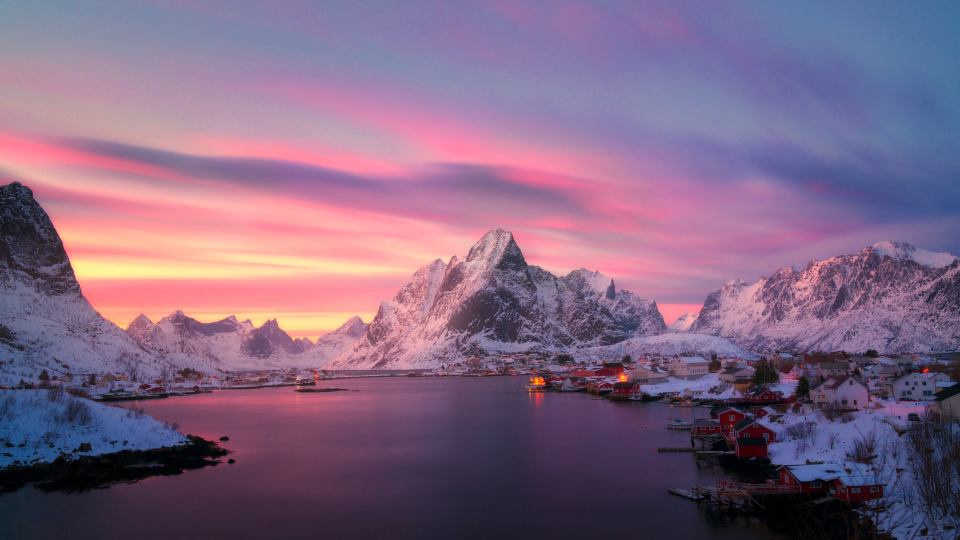
#> input picture lab1/resources/principal_image.jpg, 1920 x 1080 px (shown at 1/2 size); the run also reads 4 pictures not shown here
$ python lab_1.py
#> lines starting #> are read from the running program, lines starting #| are printed output that depends on the picture; after the words box and inside, x2 and y2 are one past the last pixel; in counts of white or black regions, pixels touching at a corner belong together
### matematic_metodes.py
import cv2
import matplotlib.pyplot as plt
import numpy as np
import cv2
from scipy import stats


def get_media_image(input_path: str):

    # Cargar la imagen
#> called with input_path = 'lab1/resources/principal_image.jpg'
    img = cv2.imread(input_path)
#> img is the input picture: shape (1080, 1920, 3); mean B, G, R 129.9, 101.9, 129

    # Verificar si la imagen se cargó correctamente
    if img is None:
        raise ValueError(
            f"Error: No se pudo cargar la imagen '{input_path}'. Verifica la ruta y el formato del archivo.")

    # Obtener la mediana de la imagen
    pixels = img.flatten()
    media = np.mean(pixels)
#> media = 120.3

    return media

def get_mode_image(input_path: str):

    # Cargar la imagen
    img = cv2.imread(input_path, cv2.IMREAD_GRAYSCALE)

    # Verificar si la imagen se cargó correctamente
    if img is None:
        raise ValueError(
            f"Error: No se pudo cargar la imagen '{input_path}'. Verifica la ruta y el formato del archivo.")

    # Obtener la moda de la imagen
    pixels = img.flatten()
    mode = stats.mode(pixels , keepdims=True )[0][0]

    return mode


def get_mean_image(input_path: str):

    # Cargar la imagen
    img = cv2.imread(input_path)

    # Verificar si la imagen se cargó correctamente
    if img is None:
        raise ValueError(
            f"Error: No se pudo cargar la imagen '{input_path}'. Verifica la ruta y el formato del archivo.")

    pixels = img.flatten()
    # Obtener la media de la imagen
    mean = np.mean(pixels)

    return mean


def get_desviation_image(input_path: str):

    # Cargar la imagen
    img = cv2.imread(input_path)

    # Verificar si la imagen se cargó correctamente
    if img is None:
        raise ValueError(
            f"Error: No se pudo cargar la imagen '{input_path}'. Verifica la ruta y el formato del archivo.")

    pixels = img.flatten()
    desviation = np.std(pixels)

    return desviation


### metodos.py
import cv2
import matplotlib.pyplot as plt
import numpy as np


import cv2
import os


# [12 lines left out: function getImage, not called in this run]


def convert_RGB(input_path: str, output_path: str = '', save: bool = False, show: bool = False):

    # Cargar la imagen
    img = cv2.imread(input_path)

    # Verificar si la imagen se cargó correctamente
    if img is None:
        raise ValueError(
            f"Error: No se pudo cargar la imagen '{input_path}'. Verifica la ruta y el formato del archivo.")

    # Convertir de BGR a RGB
    img_rgb = cv2.cvtColor(img, cv2.COLOR_BGR2RGB)

    # Guardar la imagen convertida
    if output_path != '' and save:
        output_path = os.path.abspath(output_path)  # Asegurar salida absoluta
        cv2.imwrite(output_path, img_rgb)

    # Mostrar la imagen si se solicita

    if show:
        cv2.imshow('Imagen RGB', img_rgb)
        cv2.waitKey(0)
        cv2.destroyAllWindows()


def gray_image(input_path: str, output_path: str = '', save: bool = False, show: bool = False):

    # Cargar la imagen
    img = cv2.imread(input_path, cv2.IMREAD_GRAYSCALE)

    if output_path != '' and save:
        output_path = os.path.abspath(output_path)
        cv2.imwrite(output_path, img)

    if show:
        cv2.imshow('Imagen en escala de grises', img)
        cv2.waitKey(0)
        cv2.destroyAllWindows()


def binary_image(input_path: str, output_path: str = '', save: bool = False, threshold: int = 1, max_value: int = 255, show: bool = False):

    # Cargar la imagen
    img = cv2.imread(input_path, cv2.IMREAD_GRAYSCALE)

    # Verificar si la imagen se cargó correctamente
    if img is None:
        raise ValueError(
            f"Error: No se pudo cargar la imagen '{input_path}'. Verifica la ruta y el formato del archivo.")

    # Aplicar umbralización
    _, img_binary = cv2.threshold(img, threshold, 255, cv2.THRESH_BINARY)

    # Guardar la imagen binarizada
    if output_path != '' and save:
        output_path = os.path.abspath(output_path)  # Asegurar salida absoluta
        cv2.imwrite(output_path, img_binary)

    # Mostrar la imagen binarizada si se solicita
    if show:
        cv2.imshow('Imagen binarizada', img_binary)
        cv2.waitKey(0)
        cv2.destroyAllWindows()


# [9 lines left out: function normal_image, not called in this run]


def convert_gray_scale(input_path: str, output_path: str = '', save: bool = False, show: bool = False):

    # Cargar la imagen
    img = cv2.imread(input_path)

    # Verificar si la imagen se cargó correctamente
    if img is None:
        raise ValueError(
            f"Error: No se pudo cargar la imagen '{input_path}'. Verifica la ruta y el formato del archivo.")

    # Convertir de BGR a escala de grises
    img_gray = cv2.cvtColor(img, cv2.COLOR_BGR2GRAY)

    # Guardar la imagen en escala de grises
    if output_path != '' and save:
        output_path = os.path.abspath(output_path)  # Asegurar salida absoluta
        cv2.imwrite(output_path, img_gray)

    # Mostrar la imagen en escala de grises si se solicita
    if show:
        cv2.imshow('Imagen en escala de grises', img_gray)
        cv2.waitKey(0)
        cv2.destroyAllWindows()


# [53 lines left out: functions convert_binary_image, resize_image, not called in this run]


def rotate_image(input_path: str, output_path: str = '', save: bool = False, angle: int = 45, show: bool = False):

    img = cv2.imread(input_path)

    # Verificar si la imagen se cargó correctamente
    if img is None:
        raise ValueError(
            f"Error: No se pudo cargar la imagen '{input_path}'. Verifica la ruta y el formato del archivo.")
    # Obtener las dimensiones de la imagen
    (h, w) = img.shape[:2]

    # Establecer el centro de la imagen para rotarla
    center = (w // 2, h // 2)

    # Crear la matriz de rotación
    M = cv2.getRotationMatrix2D(center, angle, 1.0)

    # Rotar la imagen
    rotated_img = cv2.warpAffine(img, M, (w, h))

    # Guardar la imagen rotada
    if output_path != '' and save:
        output_path = os.path.abspath(output_path)  # Asegurar salida absoluta
        cv2.imwrite(output_path, rotated_img)

    # Mostrar la imagen rotada si se solicita
    if show:
        cv2.imshow('Imagen rotada', rotated_img)
        cv2.waitKey(0)
        cv2.destroyAllWindows()


# [925 lines left out: functions add_images, subtract_images, multiply_images, divide_images, and_images, or_images and 23 more, not called in this run]

    # return result

### lab_1.py
import metodos as mt
import matematic_metodes as mm


defaultImage = 'lab1/resources/principal_image.jpg'
defaultOutput = 'lab1/resources/'


# generate original vectror image

original_media =mm.get_media_image(defaultImage)
#> original_media = 120.3
original_desviation =mm.get_desviation_image(defaultImage)
#> in get_desviation_image, `desviation = np.std(pixels)`: desviation = 56.72
#> original_desviation = 56.72
original_mean =mm.get_mean_image(defaultImage)
#> in get_mean_image, `mean = np.mean(pixels)`: mean = 120.3
#> original_mean = 120.3
original_mode =mm.get_mode_image(defaultImage)
#> in get_mode_image, `img = cv2.imread(input_path, cv2.IMREAD_GRAYSCALE)`:
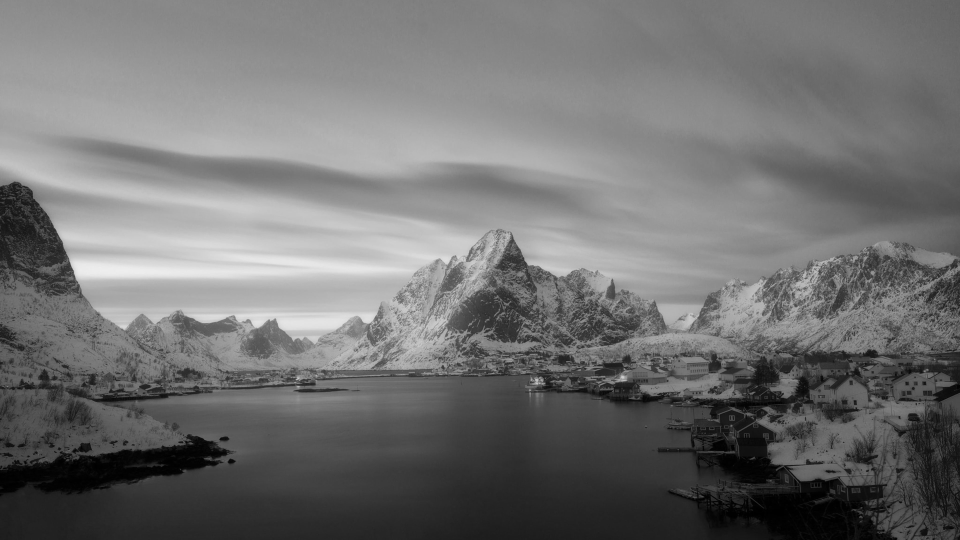
#> img: shape (1080, 1920) (shown at 1/2 size); min 0, max 239, mean 113.2
#> in get_mode_image, `mode = stats.mode(pixels , keepdims=True )[0][0]`: mode = 136
#> original_mode = 136

# generate vector image with noise

original_vector = [original_media,
                   original_desviation, original_mean, original_mode]
#> original_vector = [120.3, 56.72, 120.3, 136]


# generate images with methods

mt.gray_image(defaultImage, defaultOutput + 'gray_image.jpg', True)
mt.binary_image(defaultImage, defaultOutput + 'binary_image.jpg', True)
#> in binary_image, `_, img_binary = cv2.threshold(img, threshold, 255, cv2.THRESH_BINARY)`:
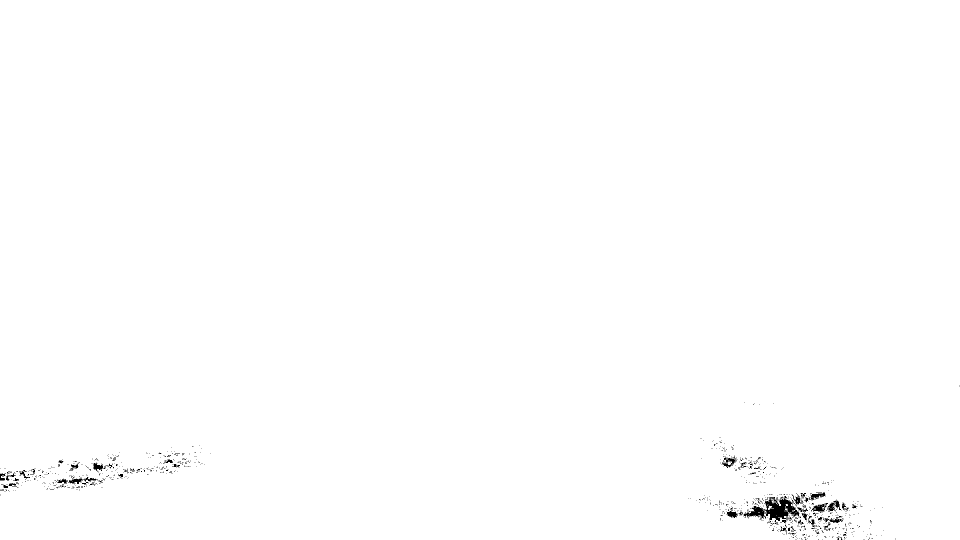
#> img_binary: shape (1080, 1920) (shown at 1/2 size); 99.6% white; 838 black regions (784 under 20 px), largest, box (x1, y1, x2, y2) and area: (1528, 992, 1599, 1049) 1926, (1487, 1012, 1532, 1039) 538, (1654, 999, 1683, 1024) 288
mt.convert_gray_scale(defaultImage, defaultOutput +
                      'gray_scale_image.jpg', True)
mt.convert_RGB(defaultImage, defaultOutput + 'rgb_image.jpg', True)


# generate data for each image

gray_media =mm.get_media_image(defaultOutput + 'gray_image.jpg')
#> gray_media = 113.2
gray_desviation =mm.get_desviation_image(defaultOutput + 'gray_image.jpg')
#> gray_desviation = 51.08
gray_mean =mm.get_mean_image(defaultOutput + 'gray_image.jpg')
#> gray_mean = 113.2
gray_mode =mm.get_mode_image(defaultOutput + 'gray_image.jpg')
#> gray_mode = 136

gray_vector = [gray_media, gray_desviation, gray_mean, gray_mode]
#> gray_vector = [113.2, 51.08, 113.2, 136]

binary_media =mm.get_media_image(defaultOutput + 'binary_image.jpg')
#> binary_media = 253.9
binary_desviation =mm.get_desviation_image(defaultOutput + 'binary_image.jpg')
#> binary_desviation = 16.51
binary_mean =mm.get_mean_image(defaultOutput + 'binary_image.jpg')
#> binary_mean = 253.9
binary_mode =mm.get_mode_image(defaultOutput + 'binary_image.jpg')
#> binary_mode = 255

binary_vector = [binary_media, binary_desviation, binary_mean, binary_mode]
#> binary_vector = [253.9, 16.51, 253.9, 255]

gray_scale_media =mm.get_media_image(defaultOutput + 'gray_scale_image.jpg')
#> gray_scale_media = 113.2
gray_scale_desviation =mm.get_desviation_image(
    defaultOutput + 'gray_scale_image.jpg')
#> gray_scale_desviation = 51.08
gray_scale_mean =mm.get_mean_image(defaultOutput + 'gray_scale_image.jpg')
#> gray_scale_mean = 113.2
gray_scale_mode =mm.get_mode_image(defaultOutput + 'gray_scale_image.jpg')
#> gray_scale_mode = 136

gray_scale_vector = [gray_scale_media,
                     gray_scale_desviation, gray_scale_mean, gray_scale_mode]
#> gray_scale_vector = [113.2, 51.08, 113.2, 136]

rgb_media =mm.get_media_image(defaultOutput + 'rgb_image.jpg')
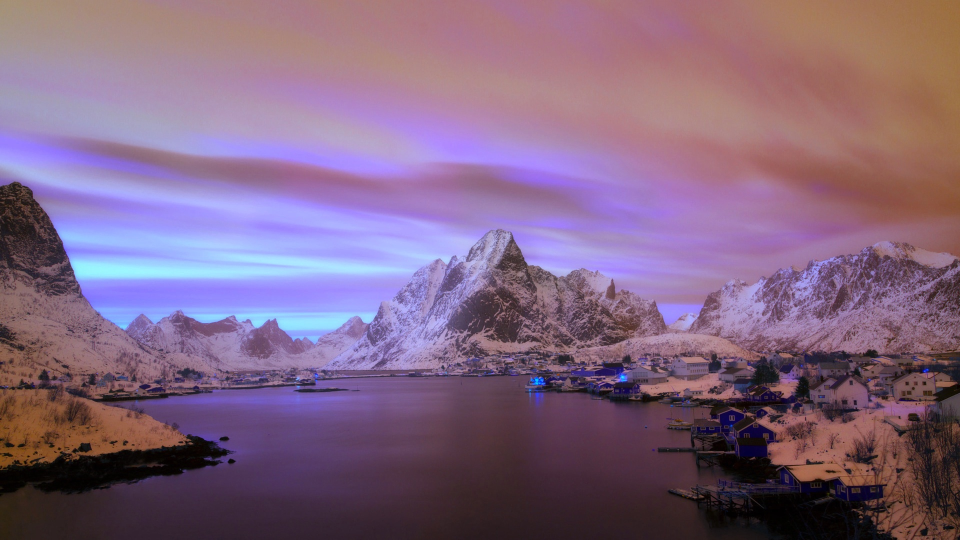
#> input picture lab1/resources/rgb_image.jpg, 1920 x 1080 px (shown at 1/2 size)
#> in get_media_image, img is the input picture: shape (1080, 1920, 3); mean B, G, R 129, 101.9, 129.8
#> in get_media_image (call 5), `media = np.mean(pixels)`: media = 120.2
#> rgb_media = 120.2
rgb_desviation =mm.get_desviation_image(defaultOutput + 'rgb_image.jpg')
#> rgb_desviation = 56.65
rgb_mean =mm.get_mean_image(defaultOutput + 'rgb_image.jpg')
#> rgb_mean = 120.2
rgb_mode =mm.get_mode_image(defaultOutput + 'rgb_image.jpg')
#> rgb_mode = 148

rgb_vector = [rgb_media, rgb_desviation, rgb_mean, rgb_mode]
#> rgb_vector = [120.2, 56.65, 120.2, 148]

# now i need rotate the image in 180 degrees and save it

mt.rotate_image(defaultImage, defaultOutput + 'rotate_image.jpg', True, 180)
#> in rotate_image, `rotated_img = cv2.warpAffine(img, M, (w, h))`:
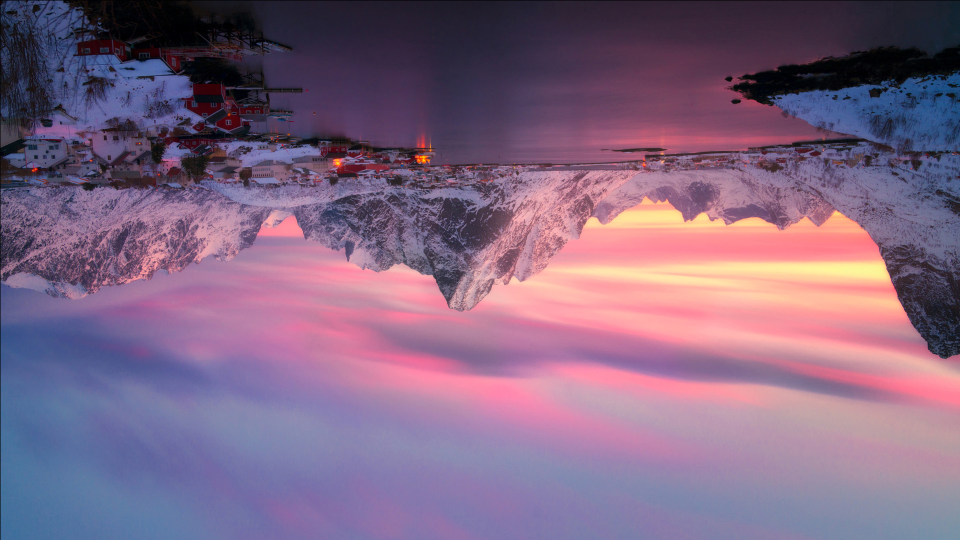
#> rotated_img: shape (1080, 1920, 3) (shown at 1/2 size); mean B, G, R 129.7, 101.8, 128.9

# generate filter image rotate

rotate_media =mm.get_media_image(defaultOutput + 'rotate_image.jpg')
#> rotate_media = 120.1
rotate_desviation =mm.get_desviation_image(defaultOutput + 'rotate_image.jpg')
#> rotate_desviation = 56.82
rotate_mean =mm.get_mean_image(defaultOutput + 'rotate_image.jpg')
#> rotate_mean = 120.1
rotate_mode =mm.get_mode_image(defaultOutput + 'rotate_image.jpg')
#> in get_mode_image (call 6), `img = cv2.imread(input_path, cv2.IMREAD_GRAYSCALE)`:
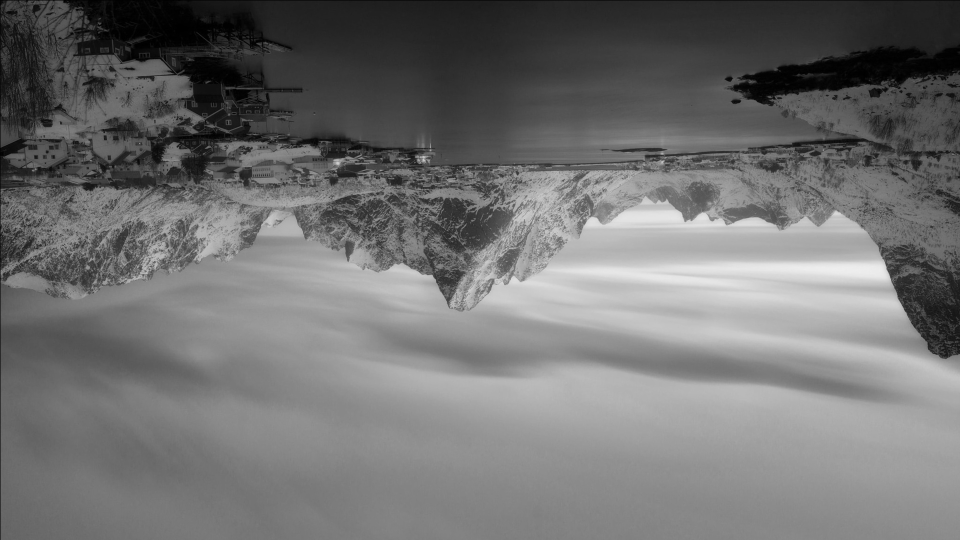
#> img: shape (1080, 1920) (shown at 1/2 size); min 0, max 238, mean 113
#> in get_mode_image (call 6), `mode = stats.mode(pixels , keepdims=True )[0][0]`: mode = 136
#> rotate_mode = 136

rotate_vector = [rotate_media, rotate_desviation, rotate_mean, rotate_mode]
#> rotate_vector = [120.1, 56.82, 120.1, 136]

# generate images rotate with filters

mt.gray_image(defaultOutput + 'rotate_image.jpg',
              defaultOutput + 'gray_rotate_image.jpg', True)
mt.binary_image(defaultOutput + 'rotate_image.jpg',
                defaultOutput + 'binary_rotate_image.jpg', True)
#> call 2 of binary_image, with input_path = 'lab1/resources/rotate_image.jpg', output_path = 'lab1/resources/binary_rotate_image.jpg', save = True, threshold = 1, max_value = 255, show = False
#> in binary_image (call 2), `_, img_binary = cv2.threshold(img, threshold, 255, cv2.THRESH_BINARY)`:
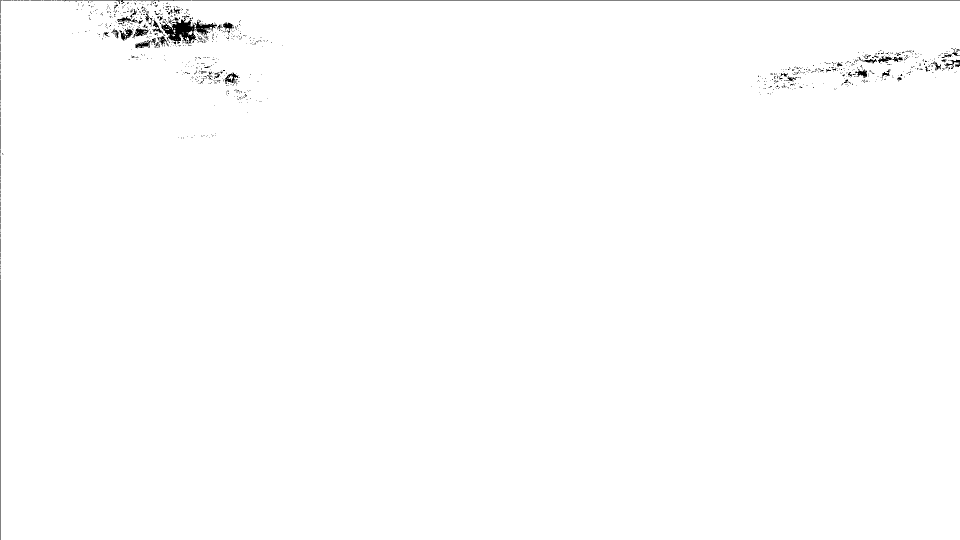
#> img_binary: shape (1080, 1920) (shown at 1/2 size); 99.4% white; 1000 black regions (937 under 20 px), largest, box (x1, y1, x2, y2) and area: (323, 36, 434, 88) 2390, (384, 0, 1920, 1) 1536, (0, 559, 1, 1080) 521
mt.convert_gray_scale(defaultOutput + 'rotate_image.jpg',
                      defaultOutput + 'gray_scale_rotate_image.jpg', True)
mt.convert_RGB(defaultOutput + 'rotate_image.jpg',
               defaultOutput + 'rgb_rotate_image.jpg', True)

# generate data for each image

#> (the run stopped early here; a loop or call above may not have finished)
